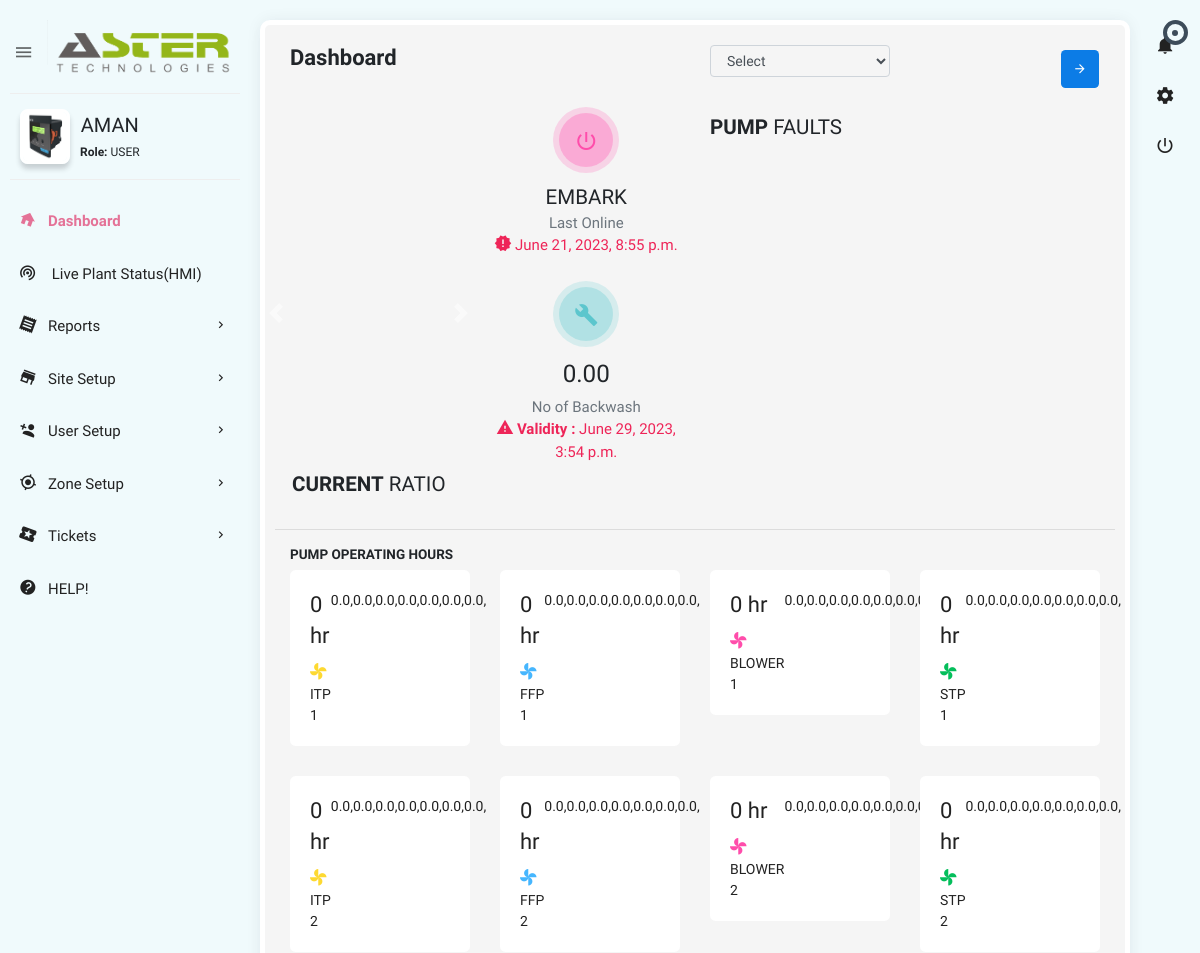
/admins/ (signed in, upper part), run on an earlier commit of the app's database.
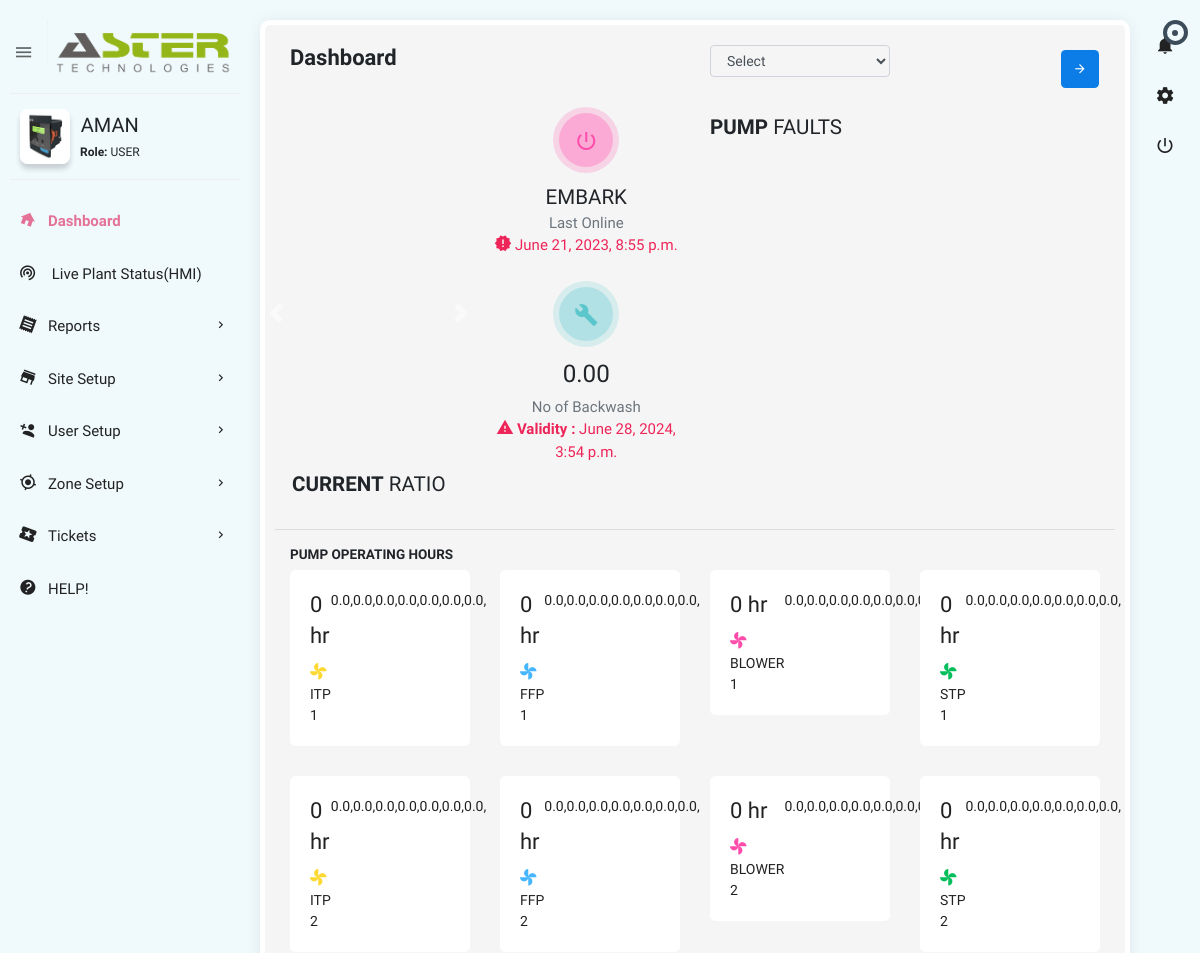
And on a later commit of the database.
### etp/models.py (models this page shows, shortened)
class site(models.Model):
	user = models.ForeignKey(User, on_delete=models.CASCADE)
	name=models.CharField(max_length=25)
	smno = models.CharField(max_length=25)
	lat = models.CharField(max_length=25)
	lon= models.CharField(max_length=25)
	status= models.CharField(max_length=25)
	opc=models.IntegerField()
	techno= models.CharField(max_length=150)
	techemail= models.CharField(max_length=100)
	city= models.CharField(max_length=25)
	dnt=models.DateTimeField(auto_now_add=True)
	ud=models.DateTimeField(auto_now_add=True)
	def default_vd():
		return datetime.now() + timedelta(days=365)
	vd = models.DateTimeField(default=default_vd)
	dl=models.IntegerField(default=0)

### etp/views.py (the view)
# urls.py: path('admins/',views.admin,name="admins"),
@login_required(login_url='/')
def admin(request):
    current_time = timezone.now()
    time_threshold = current_time - timezone.timedelta(hours=24)
    faults = fault.objects.filter(dnt__gte=time_threshold).order_by('-dnt')[:6]
    s = site.objects.all()
    nsmno = s.first().smno
    if request.method == 'POST':
        nsmno = request.POST['siteid']
    return common_view(request, nsmno,s)

### etp/views.py (called while the page is built)
def faultfunc(user):
    faults = fault.objects.filter(site__user=user).order_by('-dnt')[:6]
    return faults

### templates/main.html (shortened to what the changed rows need)
{% extends 'base.html' %}
{% load static %}
{% block maincontent %}
<section class="content">
            <div class="block-header">
                <div class="row">
                    <div class="col">
                        <h2>Dashboard</h2>
                    </div>
                </div>
            </div>
    <div class="row clearfix">
        <div class="col-lg-3 col-md-6 col-sm-6">
            <div class="card w_data_1">
                <div class="bod">
                    <div class="w_description text-danger">
                        <i class="zmdi zmdi-alert-triangle"></i>
                        <span><b> Validity : </b>
                                {% for s in site %}
                                    {% if s.smno == latest.smno %}
                                        {{ s.vd }}
                                    {% endif %}
                                {% endfor %}
                        </span>
                    </div>
                </div>
            </div>
        </div>
    </div>
</section>
{% endblock %}

What changed in the data, as far as the page shows it:
changed site: vd "June 29, 2023, 3:54 p.m." → "June 28, 2024, 3:54 p.m."
